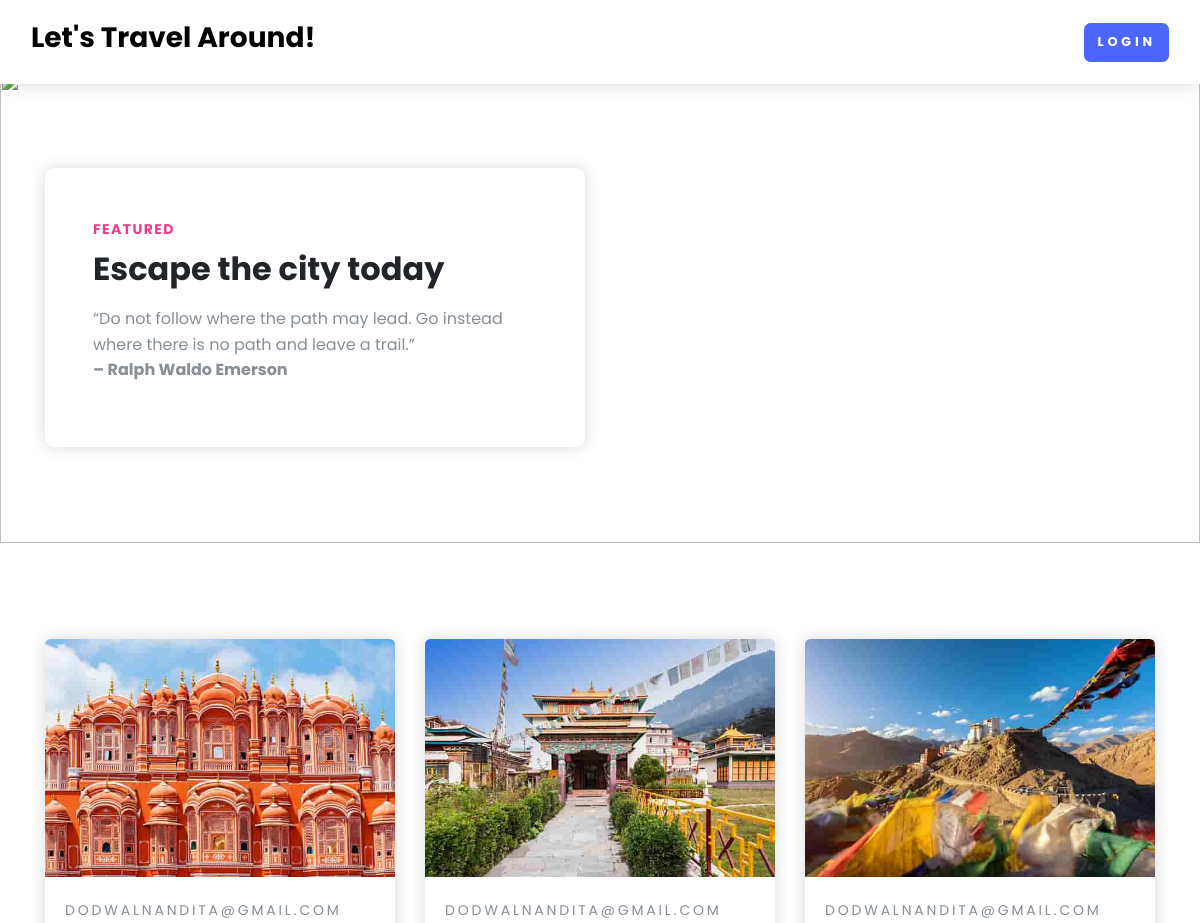
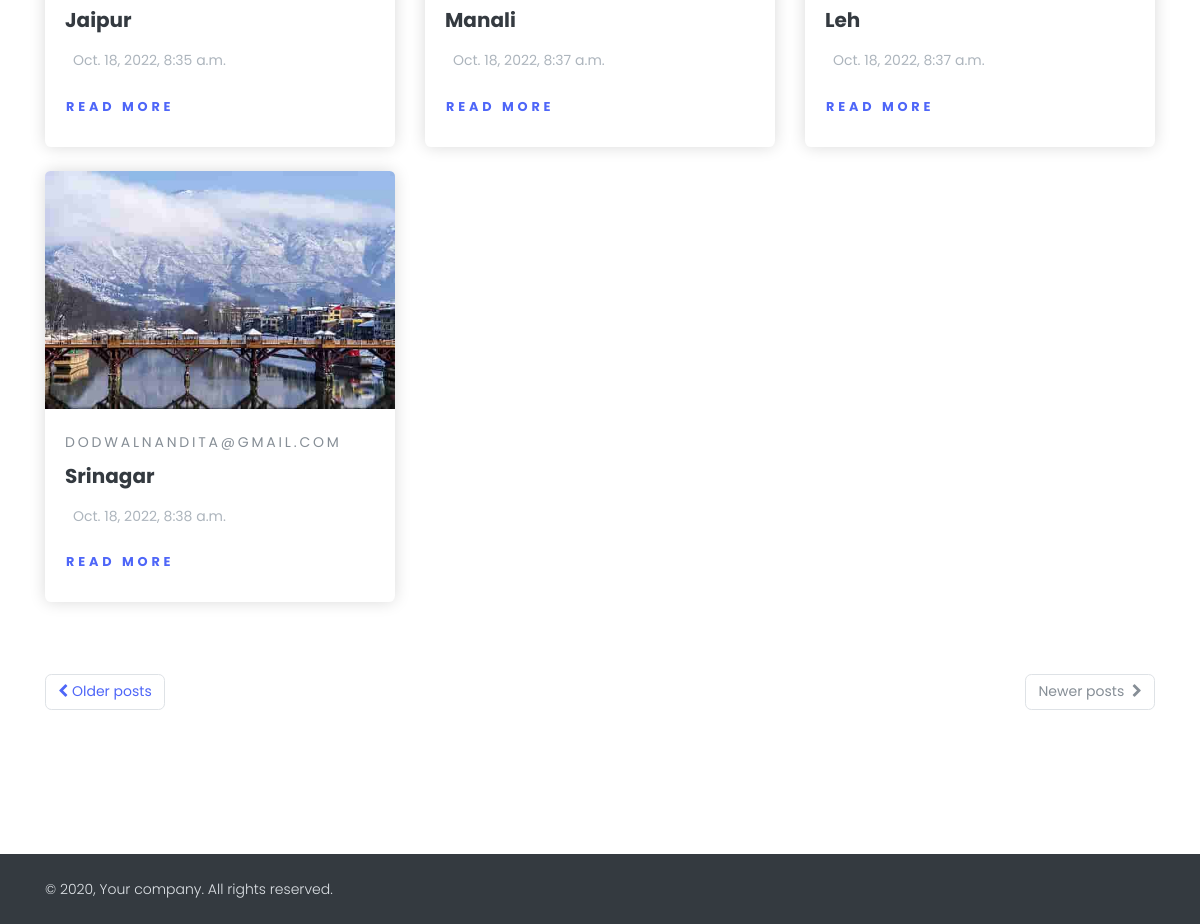
The page / on the database its author committed (2 pictures, top to bottom).
### home/models.py (models this page shows, shortened)
class BlogModel(models.Model):
    title = models.CharField(max_length=1000)
    content = FroalaField()
    slug = models.SlugField(max_length=1000, null=True, blank=True)
    user = models.ForeignKey(User, blank=True, null=True,
                             on_delete=models.CASCADE)
    image = models.ImageField(upload_to='blog')
    created_at = models.DateTimeField(auto_now_add=True)
    upload_to = models.DateTimeField(auto_now=True)
    post_views = models.IntegerField(default=0, null=True, blank=True)

### home/views.py (the view)
# urls.py: 2. Add a URL to urlpatterns:  path('', views.home, name='home')
def home(request):
    context = {'blogs' :BlogModel.objects.all()}
    return render(request, 'home.html', context)

### home/templates/home.html (shortened to what this page needs)
{% extends "base.html" %}
{% block start %}
<section class="position-relative py-6">
    <img class="bg-image" src="https://th.bing.com/th/id/R.39e16bf9997036286b41b9a0d5b42361?rik=pSZELc2dXGH9%2bQ&riu=http%3a%2f%2fwallup.net%2fwp-content%2fuploads%2f2016%2f03%2f10%2f321654-waterfall-nature-river-landscape-sun_rays-cliff-dark-clouds-sunlight-Iceland.jpg&ehk=DCOOLlsv6HPUrGvsmMhTeAe5y8Frcy%2bIomKH34JIT2w%3d&risl=&pid=ImgRaw&r=0" alt="">
    <div class="container">
      <div class="row">
        <div class="col-lg-6">
          <div class="bg-white rounded-lg shadow p-5"><strong class="text-uppercase text-secondary d-inline-block mb-2 text-sm">Featured</strong>
            <h2 class="mb-3">Escape the city today</h2>
            <p class="text-muted">“Do not follow where the path may lead. Go instead where there is no path and leave a trail.”<br/>
              <strong>– Ralph Waldo Emerson</strong></p>
          </div>
        </div>
      </div>
    </div>
  </section>
  <section class="py-6">
    <div class="container">
      <div class="row mb-5">
        {% for blog in blogs %}
        <div class="col-lg-4 col-sm-6 mb-4 hover-animate">
          <div class="card shadow border-0 h-100">
            <a href="{% url 'blog_detail' blog.slug %}">
              <img class="img-fluid card-img-top" src="/media/{{blog.image}}" alt="..."/></a>
            <div class="card-body"><a class="text-uppercase text-muted text-sm letter-spacing-2" href="#">
              {{blog.user.username}} </a>
              <h5 class="my-2"><a class="text-dark" href="{% url 'blog_detail' blog.slug %}">
               {{blog.title}}          </a></h5>
              <p class="text-gray-500 text-sm my-3">
                {{blog.created_at}}</p>
              <a class="btn btn-link pl-0"href="{% url 'blog_detail' blog.slug %}">Read more</a>
            </div>
          </div>
        </div>
        {% endfor %}
      </div>
      <nav aria-label="Blog pagination">
        <ul class="pagination justify-content-between mb-5">
          <li class="page-item"><a class="page-link text-sm rounded" href="?page={{page_obj.previous_page_number}}"> <i class="fa fa-chevron-left mr-1"></i>Older posts</a></li>
          <li class="page-item disabled"><a class="page-link text-sm rounded" href="?page={{page_obj.next_page_number}}" tabindex="-1">Newer posts  <i class="fa fa-chevron-right ml-1"></i></a></li>
        </ul>
      </nav>
    </div>
  </section>
  {% endblock %}

### home/templates/base.html (shortened to what this page needs)
<!DOCTYPE html>
<html lang="en">
<head>
    <link rel="stylesheet" href="https://cdnjs.cloudflare.com/ajax/libs/font-awesome/4.7.0/css/font-awesome.min.css">
    <link rel="stylesheet" href="/media/css/nouislider.css">
    <link rel="stylesheet" href="/media/css/swiper.min.css">
    <link rel="stylesheet" href="/media/css/magnific-popup.css">
    <link rel="stylesheet" href="/media/css/default.css" id="theme-stylesheet">
    <link rel="stylesheet" href="/media/css/custom.css">
   </head>
  <body style="padding-top: 72px;">
    <header class="header">
      <nav class="navbar navbar-expand-lg fixed-top shadow navbar-light bg-white">
        <div class="container-fluid">
          <div class="d-flex align-items-center"><a class="navbar-brand py-1" href="/">
          <h3>Let's Travel Around!</h3>
          </div>
          <div class="collapse navbar-collapse" id="navbarCollapse">
            <ul class="navbar-nav ml-auto">
              {% if request.user.is_authenticated %}
              <li class="nav-item mt-3 mt-lg-0 ml-lg-3 d-lg-none d-xl-inline-block">
                <a class="btn btn-info" href="{% url 'add_blog' %}">Add Blogs</a>
              </li>
              <li class="nav-item mt-3 mt-lg-0 ml-lg-3 d-lg-none d-xl-inline-block">
                <a class="btn btn-danger" href="{% url 'logout_view' %}">Logout</a>
              </li>
              {% else %}
              <li class="nav-item mt-3 mt-lg-0 ml-lg-3 d-lg-none d-xl-inline-block">
                <a class="btn btn-primary" href="{% url 'login_view' %}">Login</a>
              </li>
              {% endif %}
            </ul>
          </div>
        </div>
      </nav>
    </header>
   <div class="foot">
    {% block start %}
    {% endblock %}
   </div>
    <footer class="position-relative z-index-10 d-print-none">
      <div class="py-4 font-weight-light bg-gray-800 text-gray-300">
        <div class="container">
          <div class="row align-items-center">
            <div class="col-md-6 text-center text-md-left">
              <p class="text-sm mb-md-0">&copy; 2020, Your company.  All rights reserved.</p>
            </div>
          </div>
        </div>
      </div>
    </footer>
  </body>
</html>

### public/static/css/custom.css (style rules this page uses)
.foot { min-height: 85.5vh; }

### rows shown on the page
BlogModel: image (picture), user.username "DODWALNANDITA@GMAIL.COM", title "Jaipur", created_at "Oct. 18, 2022, 8:35 a.m."
BlogModel: image (picture), user.username "DODWALNANDITA@GMAIL.COM", title "Manali", created_at "Oct. 18, 2022, 8:37 a.m."
BlogModel: image (picture), user.username "DODWALNANDITA@GMAIL.COM", title "Leh", created_at "Oct. 18, 2022, 8:37 a.m."
BlogModel: image (picture), user.username "DODWALNANDITA@GMAIL.COM", title "Srinagar", created_at "Oct. 18, 2022, 8:38 a.m."
